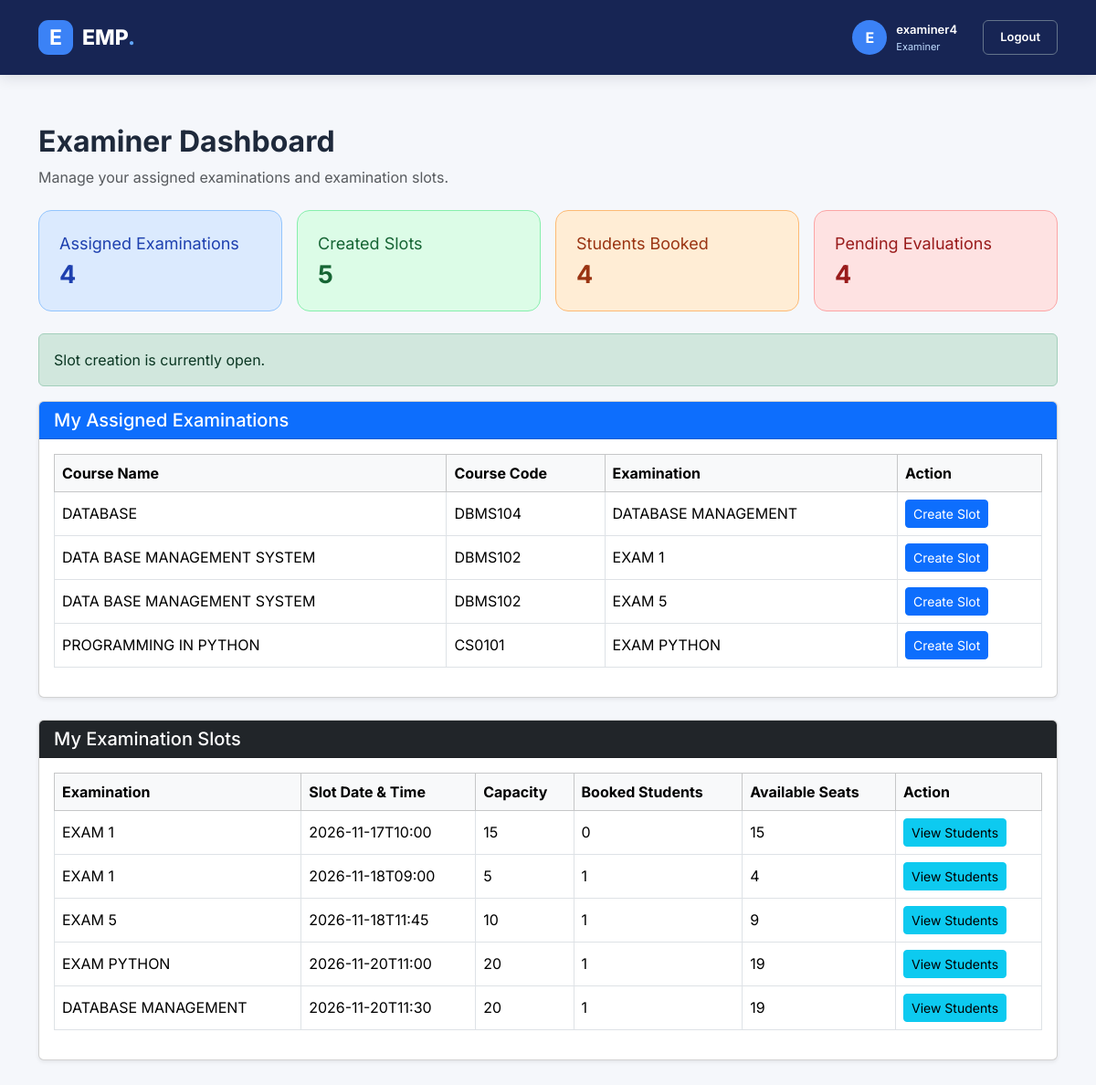
Screenshot of /dashboard (signed in) with the database file from the repository.
### tables this page shows
CREATE TABLE exams (
        id INTEGER PRIMARY KEY AUTOINCREMENT,
        course_id INTEGER NOT NULL,
        title TEXT NOT NULL,
        description TEXT DEFAULT '', booking_start TEXT, booking_end TEXT, exam_date TEXT, exam_time TEXT, book ing_end TEXT,
        FOREIGN KEY(course_id) REFERENCES courses(id) ON DELETE CASCADE
    );

CREATE TABLE courses (
        id INTEGER PRIMARY KEY AUTOINCREMENT,
        code TEXT UNIQUE NOT NULL,
        name TEXT NOT NULL
    );

CREATE TABLE slots (
        id INTEGER PRIMARY KEY AUTOINCREMENT,
        exam_id INTEGER NOT NULL,
        examiner_id INTEGER NOT NULL,
        slot_time TEXT NOT NULL,
        capacity INTEGER NOT NULL CHECK(capacity > 0),
        FOREIGN KEY(exam_id) REFERENCES exams(id) ON DELETE CASCADE,
        FOREIGN KEY(examiner_id) REFERENCES users(id)
    );

### app.py (the view, shortened to what this page needs)
@app.route("/dashboard")
@login_required()
def dashboard():
    role = session["role"]
    if role == "examiner":
        examiner_id = session["user_id"]
        exams = db().execute("""
            SELECT exams.id, exams.title, courses.code,
                   courses.name AS course_name
            FROM examiner_assignments
            JOIN exams
                ON exams.id = examiner_assignments.exam_id
            JOIN courses
                ON courses.id = exams.course_id
            WHERE examiner_assignments.examiner_id = ?
            ORDER BY exams.title
        """, (examiner_id,)).fetchall()
        assigned_examinations = db().execute("""
    SELECT COUNT(*)
    FROM examiner_assignments
    WHERE examiner_id = ?
""", (session["user_id"],)).fetchone()[0]
        created_slots = db().execute("""
    SELECT COUNT(*)
    FROM slots
    WHERE examiner_id = ?
""", (session["user_id"],)).fetchone()[0]
        students_booked = db().execute("""
    SELECT COUNT(*)
    FROM bookings
    JOIN slots ON slots.id = bookings.slot_id
    WHERE slots.examiner_id = ?
    AND bookings.status = 'booked'
""", (session["user_id"],)).fetchone()[0]
        pending_evaluations = db().execute("""
    SELECT COUNT(*)
    FROM bookings
    JOIN slots ON slots.id = bookings.slot_id
    LEFT JOIN results ON results.booking_id = bookings.id
    WHERE slots.examiner_id = ?
    AND bookings.status = 'booked'
    AND results.booking_id IS NULL
    """, (session["user_id"],)).fetchone()[0]
        slots = db().execute("""
            SELECT slots.*,
                    exams.title AS exam_title,
                    COUNT(CASE
                    WHEN bookings.status = 'booked'
                    THEN bookings.id
                    END) AS booked
                    FROM slots
                    JOIN exams
                    ON exams.id = slots.exam_id
                    LEFT JOIN bookings
                    ON bookings.slot_id = slots.id
                    WHERE slots.examiner_id = ?
                    GROUP BY slots.id
                    ORDER BY slots.slot_time
                    """, (examiner_id,)).fetchall()
        slot_creation_open = setting_is_open("slot_creation_open")
        return render_template(
            "examiner.html",
            slots=slots,
            exams=exams,
            slot_creation_open=slot_creation_open,
            assigned_examinations=assigned_examinations,
            created_slots=created_slots,
            students_booked=students_booked,
            pending_evaluations=pending_evaluations
        )

### app.py (called while the page is built)
def db():
    if "db" not in g:
        g.db = sqlite3.connect(DB)
        g.db.row_factory = sqlite3.Row
        g.db.execute("PRAGMA foreign_keys = ON")
    return g.db

def setting_is_open(setting_name):
    setting = db().execute("""
        SELECT setting_value
        FROM system_settings
        WHERE setting_name = ?
    """, (setting_name,)).fetchone()
    return setting is not None and setting["setting_value"] == "1"

def login_required(role=None):
    def decorator(view):
        @wraps(view)
        def wrapped(*args, **kwargs):
            if not session.get("user_id"):
                return redirect(url_for("login"))
            if role and session.get("role") != role:
                flash("You are not allowed to open that page.")
                return redirect(url_for("dashboard"))
            return view(*args, **kwargs)
        return wrapped
    return decorator

### templates/examiner.html (shortened to what this page needs)
{% extends "base.html" %}
{% block content %}
<div class="container mt-4">
    <div class="d-flex justify-content-between align-items-center mb-4">
        <div>
            <h2 class="fw-bold">Examiner Dashboard</h2>
            <p class="text-muted mb-0">
                Manage your assigned examinations and examination slots.
            </p>
        </div>
    </div>
    <div class="row g-3 mb-4">
    <div class="col-md-3">
        <div class="admin-stat-card stat-blue">
            <div>
                <p>Assigned Examinations</p>
                <h2>{{ assigned_examinations }}</h2>
            </div>
        </div>
    </div>
    <div class="col-md-3">
        <div class="admin-stat-card stat-green">
            <div>
                <p>Created Slots</p>
                <h2>{{ created_slots }}</h2>
            </div>
        </div>
    </div>
    <div class="col-md-3">
        <div class="admin-stat-card stat-orange">
            <div>
                <p>Students Booked</p>
                <h2>{{ students_booked }}</h2>
            </div>
        </div>
    </div>
    <div class="col-md-3">
        <div class="admin-stat-card stat-red">
            <div>
                <p>Pending Evaluations</p>
                <h2>{{ pending_evaluations }}</h2>
            </div>
        </div>
    </div>
</div>
    {% if not slot_creation_open %}
        <div class="alert alert-warning">
            <strong>Notice:</strong>
            Slot creation is currently closed by the administrator.
        </div>
    {% else %}
        <div class="alert alert-success">
            Slot creation is currently open.
        </div>
    {% endif %}
    <div class="card shadow-sm mb-4">
        <div class="card-header bg-primary text-white">
            <h5 class="mb-0">My Assigned Examinations</h5>
        </div>
        <div class="card-body">
            {% if exams %}
                <div class="table-responsive">
                    <table class="table table-bordered table-hover align-middle">
                        <thead class="table-light">
                            <tr>
                                <th>Course Name</th>
                                <th>Course Code</th>
                                <th>Examination</th>
                                <th>Action</th>
                            </tr>
                        </thead>
                        <tbody>
                            {% for exam in exams %}
                            <tr>
                                <td>{{ exam.course_name }}</td>
                                <td>{{ exam.code }}</td>
                                <td>{{ exam.title }}</td>
                                <td>
                                    {% if slot_creation_open %}
                                        <form action="{{ url_for('add_slot', exam_id=exam.id) }}"method="GET">
                                            <button type="submit" class="btn btn-primary btn-sm">
                                             Create Slot
                                            </button>
                                        </form>
                                    {% else %}
                                        <button class="btn btn-secondary btn-sm" disabled>
                                            Slot Creation Closed
                                        </button>
                                    {% endif %}
                                </td>
                            </tr>
                            {% endfor %}
                        </tbody>
                    </table>
                </div>
            {% endif %}
        </div>
    </div>
    <div class="card shadow-sm mb-4">
        <div class="card-header bg-dark text-white">
            <h5 class="mb-0">My Examination Slots</h5>
        </div>
        <div class="card-body">
            {% if slots %}
                <div class="table-responsive">
                    <table class="table table-bordered table-hover align-middle">
                        <thead class="table-light">
                            <tr>
                                <th>Examination</th>
                                <th>Slot Date & Time</th>
                                <th>Capacity</th>
                                <th>Booked Students</th>
                                <th>Available Seats</th>
                                <th>Action</th>
                            </tr>
                        </thead>
                        <tbody>
                            {% for slot in slots %}
                            <tr>
                                <td>{{ slot.exam_title }}</td>
                                <td>{{ slot.slot_time }}</td>
                                <td>{{ slot.capacity }}</td>
                                <td>{{ slot.booked }}</td>
                                <td>{{ slot.capacity - slot.booked }}</td>
                                <td>
                                    <a href="{{ url_for('slot_students', slot_id=slot.id) }}"
                                       class="btn btn-info btn-sm">
                                        View Students
                                    </a>
                                </td>
                            </tr>
                            {% endfor %}
                        </tbody>
                    </table>
                </div>
            {% endif %}
        </div>
    </div>
</div>
{% endblock %}

### static/style.css (style rules this page uses)
body { font-family: 'Inter', sans-serif; background: #f5f7fb; color: #1e293b; margin: 0; min-height: 100vh; }
.admin-stat-card { display: flex; align-items: center; gap: 18px; height: 100%; padding: 22px; background: white; border: 1px solid #e5e7eb; border-radius: 14px; }
.admin-stat-card p { color: #64748b; font-size: 18px; margin: 0 0 5px; }
.admin-stat-card h2 { color: #172554; font-size: 27px; font-weight: 700; margin: 0; }
.stat-blue { background: #dbeafe; border-color: #93c5fd; color: #1e40af; }
.stat-green { background: #dcfce7; border-color: #86efac; color: #166534; }
.stat-orange { background: #ffedd5; border-color: #fdba74; color: #9a3412; }
.admin-stat-card p, .admin-stat-card h2 { color: inherit; }
.stat-red { background: #fee2e2; border-color: #fca5a5; color: #991b1b; }

### rows the page displays
exams: course_name "DATABASE", code "DBMS104", title "DATABASE MANAGEMENT"
exams: course_name "DATA BASE MANAGEMENT SYSTEM", code "DBMS102", title "EXAM 1"
exams: course_name "DATA BASE MANAGEMENT SYSTEM", code "DBMS102", title "EXAM 5"
exams: course_name "PROGRAMMING IN PYTHON", code "CS0101", title "EXAM PYTHON"
slots: exam_title "EXAM 1", slot_time "2026-11-17T10:00", capacity "15", booked "0", slot.capacity-slot.booked "15"
slots: exam_title "EXAM 1", slot_time "2026-11-18T09:00", capacity "5", booked "1", slot.capacity-slot.booked "4"
slots: exam_title "EXAM 5", slot_time "2026-11-18T11:45", capacity "10", booked "1", slot.capacity-slot.booked "9"
slots: exam_title "EXAM PYTHON", slot_time "2026-11-20T11:00", capacity "20", booked "1", slot.capacity-slot.booked "19"
slots: exam_title "DATABASE MANAGEMENT", slot_time "2026-11-20T11:30", capacity "20", booked "1", slot.capacity-slot.booked "19"

### other values shown
{{ session.get('name', 'U')[0]|upper }} "E"
{{ session.get('name') }} "examiner4"
{{ session.get('role')|capitalize }} "Examiner"
{{ assigned_examinations }} "4"
{{ created_slots }} "5"
{{ students_booked }} "4"
{{ pending_evaluations }} "4"
